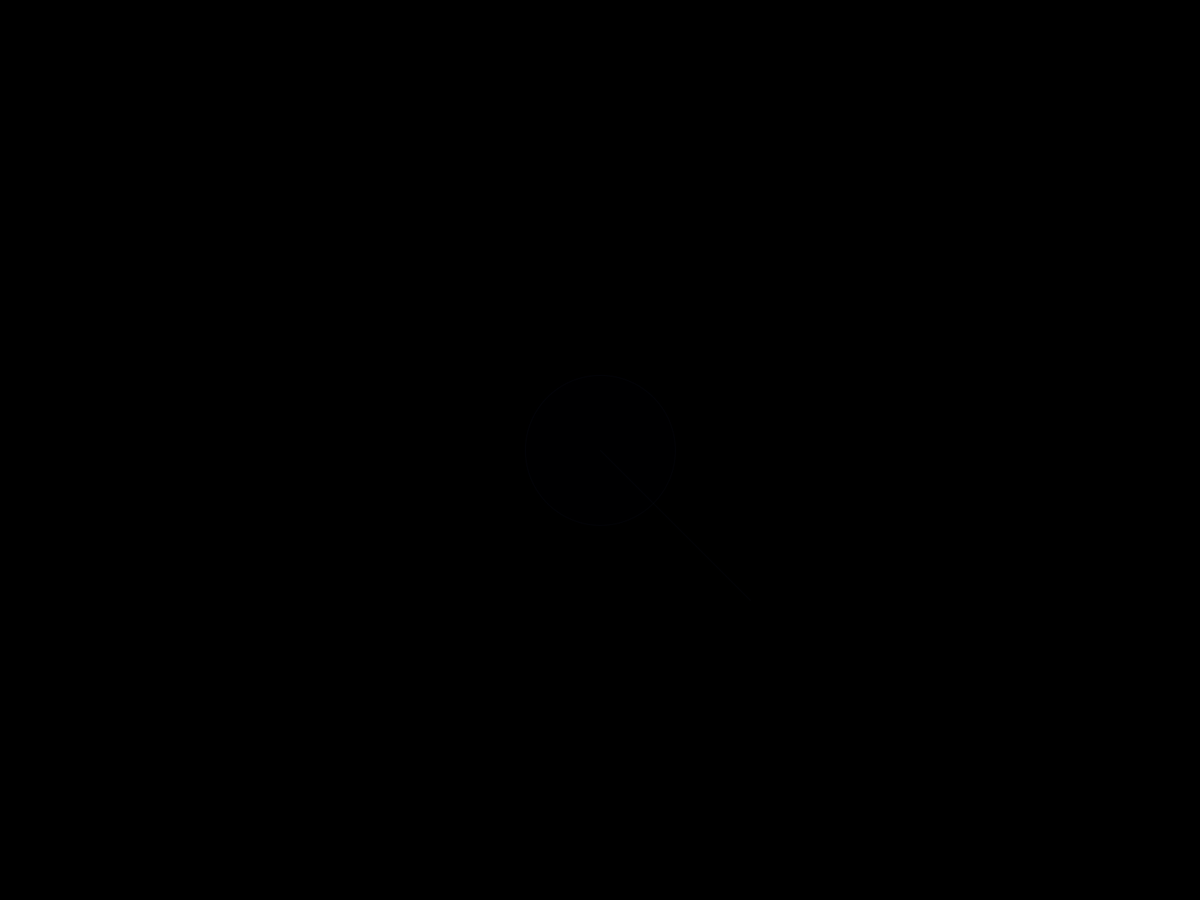
Frame 1 (no input)
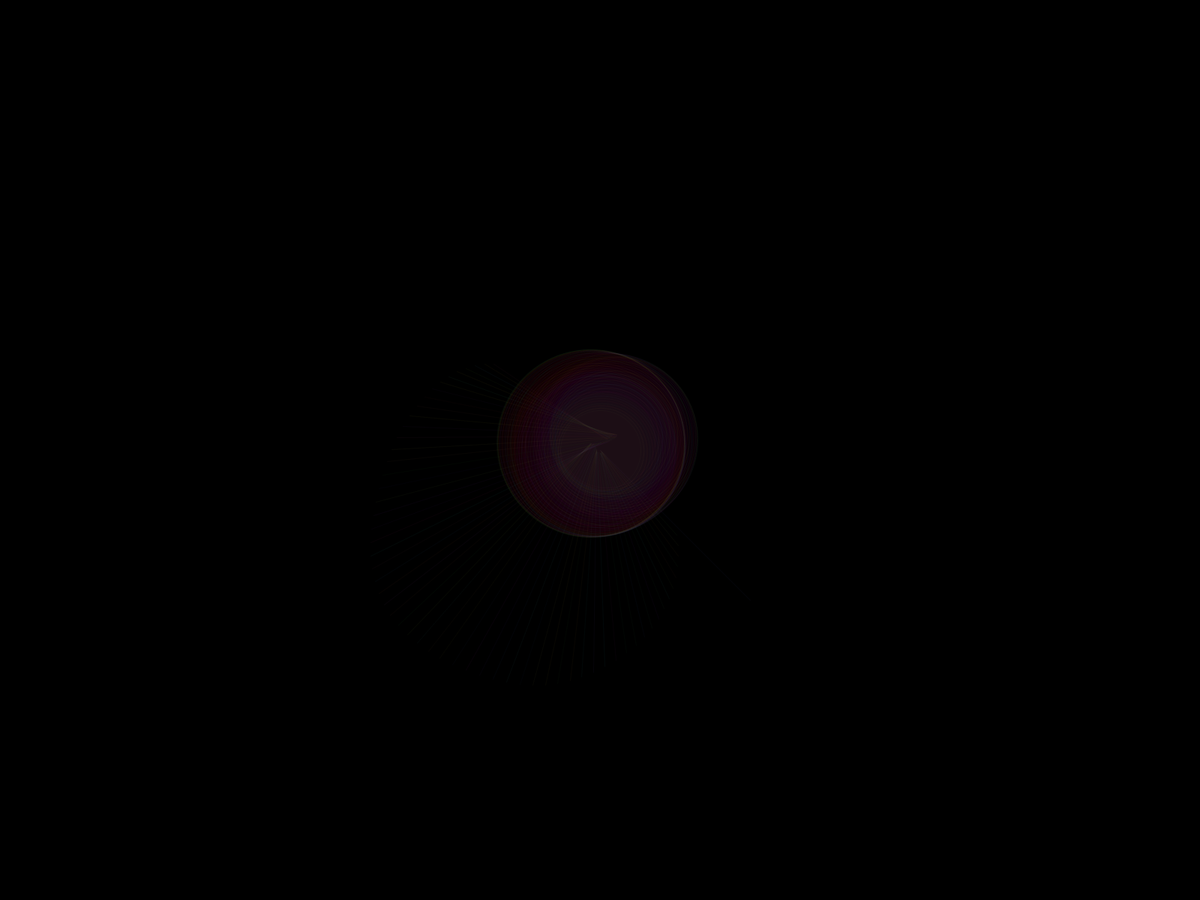
Frame 60 (the mouse pressed at the canvas centre just before this capture)
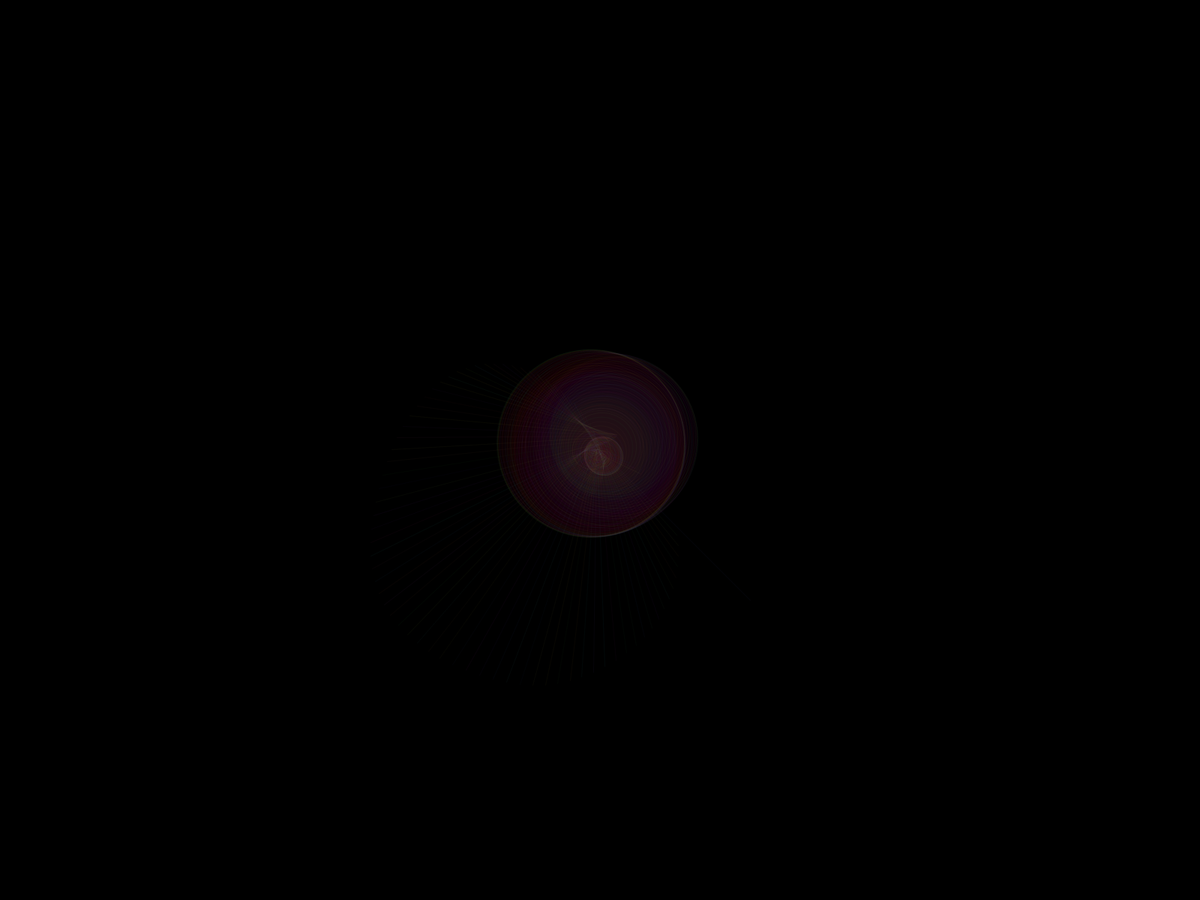
Frame 120 (the mouse held since frame 60 and released just before this capture)

The Processing sketch that drew these frames (run headless with seeded random() and noise(); from frame 60 on, the mouse is pressed at the canvas centre):

// Processing sketch: sketch_220213a
// ── sketch_220213a.pde
float x = 0, y = 0, length = 200;
void setup() {
    fullScreen();
    // size(600, 600);
    colorMode(HSB, 360, 100, 100, 100);
    x = width;
    y = height;
    background(0);
    blendMode(LIGHTEST);
}

float rad = 0, xoff = 0, yoff = 0;
int scale = 15;

boolean isLine = true;

// 保存する画像の名前に使うやつです
int take = 9;
void draw() {
    if(isLine) stroke(random(0,360), random(50,80), random(50, 80),5);
    else stroke(random(0,360), random(50,80), random(50, 80),1);
    translate(x / 2, y/ 2);
    rotate(rad);
    line(0, 0, length, length);
    fill(map(length,100,250,0,360), random(50, 80), random(50, 80), 1);
    ellipse(0,0,length,length);
    rad += 0.05;
    xoff += 0.05;
    yoff += 0.03;
    length = 100 + 150 * sin(rad);
    scale = 15 + int(10 * sin(rad));
    x += (noise(xoff) - 0.475) * scale;
    y += (noise(yoff) - 0.475) * scale;
    if(x > width * 2) {
        x = 1;
    } else if(x < 0) {
        x = width * 2 - 1;
    }
    if(y > height * 2) {
        y = 1;
    } else if(y < 0) {
        y = height * 2 - 1;
    }
}

int frame = 0;
void keyPressed() {
    if(key == 's') {
        save("frame/take" + take + "/" + frame + ".png");
        frame++;
    }
}
